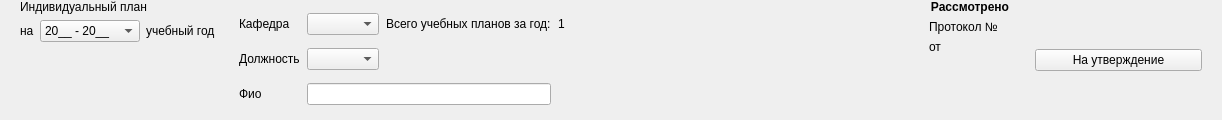
<?xml version="1.0" encoding="UTF-8"?>
<ui version="4.0">
 <class>Header</class>
 <widget class="QWidget" name="Header">
  <property name="geometry">
   <rect>
    <x>0</x>
    <y>0</y>
    <width>1222</width>
    <height>120</height>
   </rect>
  </property>
  <property name="maximumSize">
   <size>
    <width>16777215</width>
    <height>120</height>
   </size>
  </property>
  <property name="windowTitle">
   <string>Form</string>
  </property>
  <layout class="QHBoxLayout" name="horizontalLayout_3" stretch="0,1,1,0,0">
   <property name="topMargin">
    <number>0</number>
   </property>
   <property name="bottomMargin">
    <number>0</number>
   </property>
   <item>
    <widget class="QWidget" name="w_personalPlan" native="true">
     <layout class="QVBoxLayout" name="verticalLayout_3">
      <property name="topMargin">
       <number>0</number>
      </property>
      <property name="bottomMargin">
       <number>0</number>
      </property>
      <item>
       <widget class="QLabel" name="label_7">
        <property name="text">
         <string>Индивидуальный план</string>
        </property>
       </widget>
      </item>
      <item>
       <layout class="QGridLayout" name="gridLayout_2" columnminimumwidth="0,1,0">
        <item row="0" column="0">
         <widget class="QLabel" name="label">
          <property name="text">
           <string>на</string>
          </property>
         </widget>
        </item>
        <item row="0" column="1">
         <widget class="QComboBox" name="cb_years">
          <property name="minimumSize">
           <size>
            <width>100</width>
            <height>0</height>
           </size>
          </property>
          <property name="currentText">
           <string>20__ - 20__</string>
          </property>
          <item>
           <property name="text">
            <string>20__ - 20__</string>
           </property>
          </item>
         </widget>
        </item>
        <item row="0" column="2">
         <widget class="QLabel" name="label_3">
          <property name="text">
           <string>учебный год</string>
          </property>
         </widget>
        </item>
       </layout>
      </item>
      <item>
       <spacer name="verticalSpacer">
        <property name="orientation">
         <enum>Qt::Vertical</enum>
        </property>
        <property name="sizeHint" stdset="0">
         <size>
          <width>20</width>
          <height>33</height>
         </size>
        </property>
       </spacer>
      </item>
     </layout>
    </widget>
   </item>
   <item>
    <widget class="QWidget" name="w_teacherData" native="true">
     <layout class="QGridLayout" name="gridLayout" columnstretch="0,1,1,0">
      <property name="topMargin">
       <number>0</number>
      </property>
      <property name="bottomMargin">
       <number>0</number>
      </property>
      <property name="horizontalSpacing">
       <number>7</number>
      </property>
      <property name="verticalSpacing">
       <number>0</number>
      </property>
      <item row="0" column="0">
       <widget class="QLabel" name="label_4">
        <property name="text">
         <string>Кафедра</string>
        </property>
       </widget>
      </item>
      <item row="0" column="1">
       <widget class="HeaderComboBox" name="cb_department"/>
      </item>
      <item row="0" column="2">
       <widget class="QLabel" name="lbl_planNumbersText">
        <property name="text">
         <string>Всего учебных планов за год:</string>
        </property>
       </widget>
      </item>
      <item row="0" column="3">
       <widget class="QLabel" name="lbl_planNumbers">
        <property name="text">
         <string>1</string>
        </property>
       </widget>
      </item>
      <item row="1" column="0">
       <widget class="QLabel" name="label_8">
        <property name="text">
         <string>Должность</string>
        </property>
       </widget>
      </item>
      <item row="1" column="1">
       <widget class="HeaderComboBox" name="cb_post"/>
      </item>
      <item row="1" column="2">
       <spacer name="horizontalSpacer">
        <property name="orientation">
         <enum>Qt::Horizontal</enum>
        </property>
        <property name="sizeHint" stdset="0">
         <size>
          <width>188</width>
          <height>22</height>
         </size>
        </property>
       </spacer>
      </item>
      <item row="2" column="0">
       <widget class="QLabel" name="label_5">
        <property name="text">
         <string>Фио</string>
        </property>
       </widget>
      </item>
      <item row="2" column="1" colspan="2">
       <widget class="QLineEdit" name="line_fio">
        <property name="readOnly">
         <bool>true</bool>
        </property>
       </widget>
      </item>
     </layout>
    </widget>
   </item>
   <item>
    <spacer name="horizontalSpacer_2">
     <property name="orientation">
      <enum>Qt::Horizontal</enum>
     </property>
     <property name="sizeHint" stdset="0">
      <size>
       <width>275</width>
       <height>20</height>
      </size>
     </property>
    </spacer>
   </item>
   <item>
    <widget class="QWidget" name="w_protocol" native="true">
     <layout class="QVBoxLayout" name="verticalLayout">
      <property name="topMargin">
       <number>0</number>
      </property>
      <property name="bottomMargin">
       <number>0</number>
      </property>
      <item>
       <widget class="QLabel" name="label_2">
        <property name="font">
         <font>
          <bold>true</bold>
         </font>
        </property>
        <property name="text">
         <string>Рассмотрено</string>
        </property>
        <property name="alignment">
         <set>Qt::AlignCenter</set>
        </property>
       </widget>
      </item>
      <item>
       <layout class="QHBoxLayout" name="horizontalLayout" stretch="0,1">
        <item>
         <widget class="QLabel" name="label_6">
          <property name="text">
           <string>Протокол №</string>
          </property>
         </widget>
        </item>
        <item>
         <widget class="QLabel" name="lbl_protolNumber">
          <property name="text">
           <string/>
          </property>
         </widget>
        </item>
       </layout>
      </item>
      <item>
       <layout class="QHBoxLayout" name="horizontalLayout_2" stretch="0,1">
        <item>
         <widget class="QLabel" name="label_10">
          <property name="text">
           <string>от</string>
          </property>
         </widget>
        </item>
        <item>
         <widget class="QLabel" name="lbl_protolDate">
          <property name="text">
           <string/>
          </property>
         </widget>
        </item>
       </layout>
      </item>
      <item>
       <spacer name="verticalSpacer_3">
        <property name="orientation">
         <enum>Qt::Vertical</enum>
        </property>
        <property name="sizeHint" stdset="0">
         <size>
          <width>20</width>
          <height>16</height>
         </size>
        </property>
       </spacer>
      </item>
     </layout>
    </widget>
   </item>
   <item>
    <widget class="QStackedWidget" name="sw_approved">
     <property name="currentIndex">
      <number>0</number>
     </property>
     <widget class="QWidget" name="page_development">
      <layout class="QVBoxLayout" name="verticalLayout_6">
       <property name="topMargin">
        <number>0</number>
       </property>
       <property name="bottomMargin">
        <number>0</number>
       </property>
       <item>
        <widget class="QPushButton" name="btn_toApprove">
         <property name="text">
          <string>На утверждение</string>
         </property>
        </widget>
       </item>
      </layout>
     </widget>
     <widget class="QWidget" name="page_onApproved">
      <layout class="QVBoxLayout" name="verticalLayout_2">
       <property name="topMargin">
        <number>0</number>
       </property>
       <property name="bottomMargin">
        <number>0</number>
       </property>
       <item>
        <widget class="QLabel" name="label_9">
         <property name="text">
          <string>На утверждении</string>
         </property>
        </widget>
       </item>
       <item>
        <widget class="QPushButton" name="btn_approvedCancel">
         <property name="text">
          <string>Отозвать</string>
         </property>
        </widget>
       </item>
      </layout>
     </widget>
     <widget class="QWidget" name="page_approved">
      <layout class="QVBoxLayout" name="verticalLayout_5">
       <property name="topMargin">
        <number>0</number>
       </property>
       <property name="bottomMargin">
        <number>0</number>
       </property>
       <item>
        <widget class="QLabel" name="lbl_approvedStatus">
         <property name="font">
          <font>
           <bold>true</bold>
          </font>
         </property>
         <property name="text">
          <string>Утверждено</string>
         </property>
         <property name="alignment">
          <set>Qt::AlignCenter</set>
         </property>
        </widget>
       </item>
       <item>
        <widget class="QLabel" name="lbl_approvedPost">
         <property name="text">
          <string>&lt;html&gt;&lt;head/&gt;&lt;body&gt;&lt;p align=&quot;center&quot;&gt;Проректор по учебной работе&lt;/p&gt;&lt;p align=&quot;center&quot;&gt;ФГОБОУ ВО &amp;quot;ВГАФК&amp;quot;&lt;/p&gt;&lt;/body&gt;&lt;/html&gt;</string>
         </property>
        </widget>
       </item>
       <item>
        <widget class="QLabel" name="lbl_approvedName">
         <property name="text">
          <string>-</string>
         </property>
        </widget>
       </item>
       <item>
        <widget class="QLabel" name="lbl_approvedDate">
         <property name="text">
          <string>-</string>
         </property>
         <property name="alignment">
          <set>Qt::AlignRight|Qt::AlignTrailing|Qt::AlignVCenter</set>
         </property>
        </widget>
       </item>
       <item>
        <spacer name="verticalSpacer_2">
         <property name="orientation">
          <enum>Qt::Vertical</enum>
         </property>
         <property name="sizeHint" stdset="0">
          <size>
           <width>20</width>
           <height>0</height>
          </size>
         </property>
        </spacer>
       </item>
      </layout>
     </widget>
    </widget>
   </item>
  </layout>
 </widget>
 <customwidgets>
  <customwidget>
   <class>HeaderComboBox</class>
   <extends>QComboBox</extends>
   <header>header/headercombobox.h</header>
  </customwidget>
 </customwidgets>
 <resources/>
 <connections/>
</ui>
